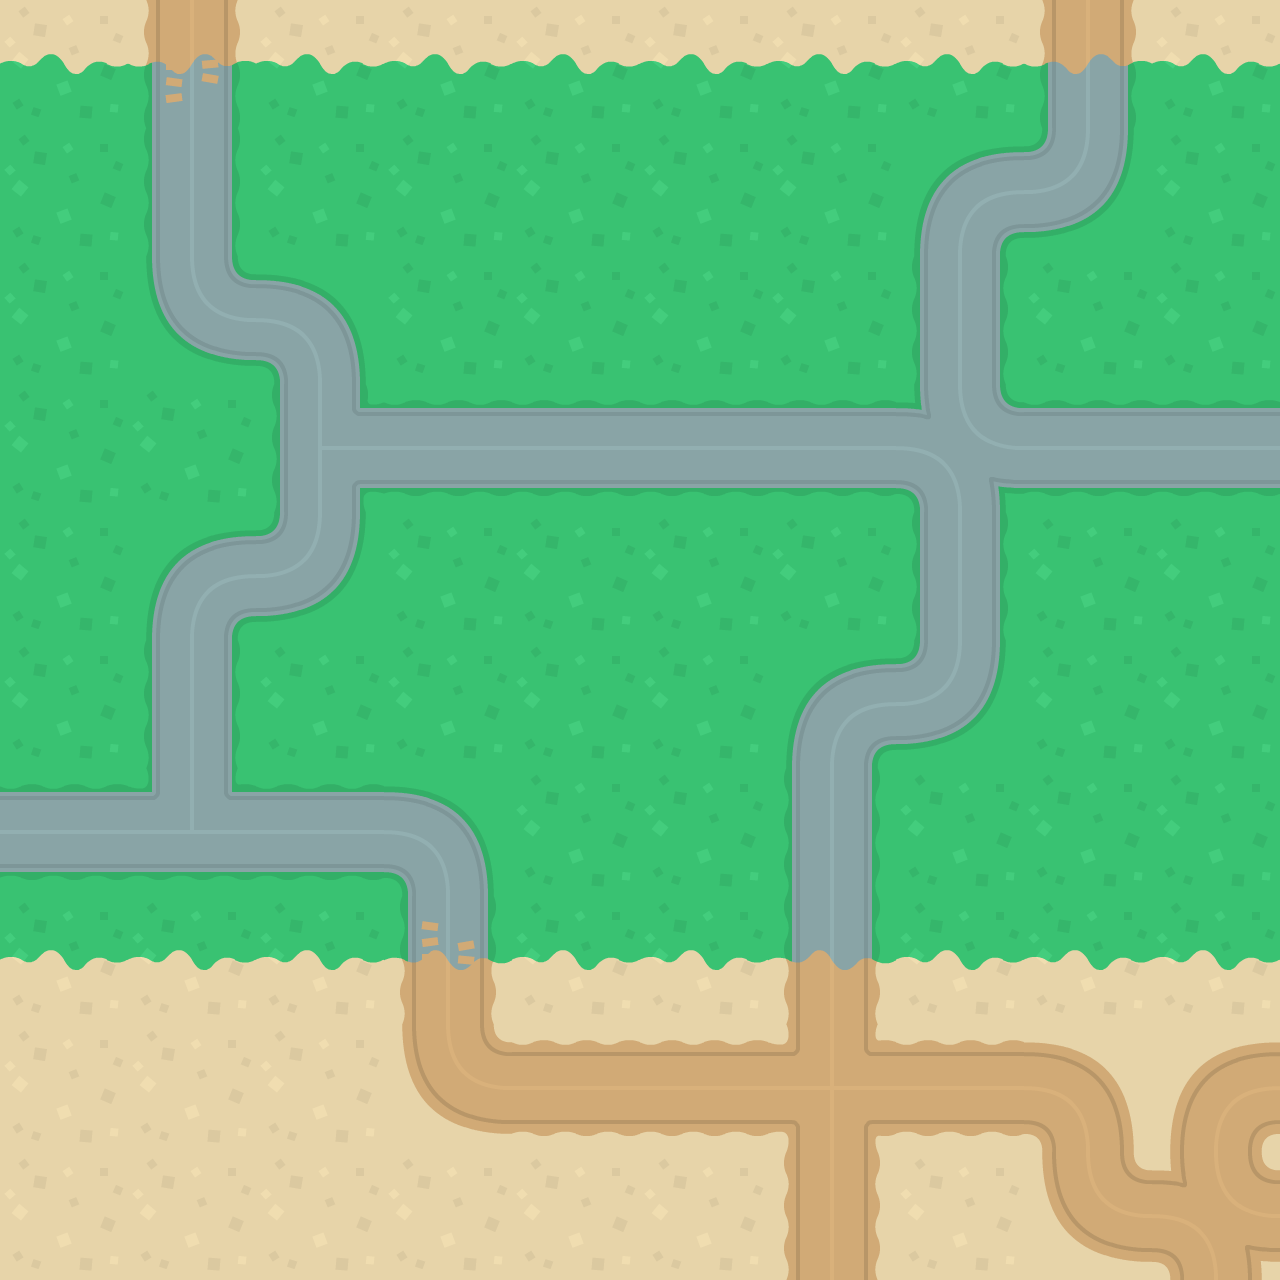

This is a level from a 2D game, rendered from its Tiled map with the project's own tilesets. A one-line summary and the complete map file follow:
An orthogonal 10x10 tile map with 128x128 px tiles, 1 tile layer (tiles).

<map version="1.5" tiledversion="2021.02.15" orientation="orthogonal" renderorder="right-down" width="10" height="10" tilewidth="128" tileheight="128" infinite="0" nextlayerid="3" nextobjectid="3">
 <tileset firstgid="1" source="terrain.tsx" />
 <layer id="1" name="tiles" width="10" height="10">
  <data encoding="csv">
18,40,18,18,18,18,18,18,38,18,
1,2,1,1,1,1,1,14,17,1,
1,16,15,1,1,1,1,2,1,1,
1,1,4,3,3,3,3,12,3,3,
1,14,17,1,1,1,1,2,1,1,
1,2,1,1,1,1,14,17,1,1,
3,6,3,15,1,1,2,1,1,1,
19,19,19,20,19,19,39,19,19,19,
21,21,21,36,23,23,33,23,35,34,
21,21,21,21,21,21,22,21,36,32
</data>
 </layer>
</map>
